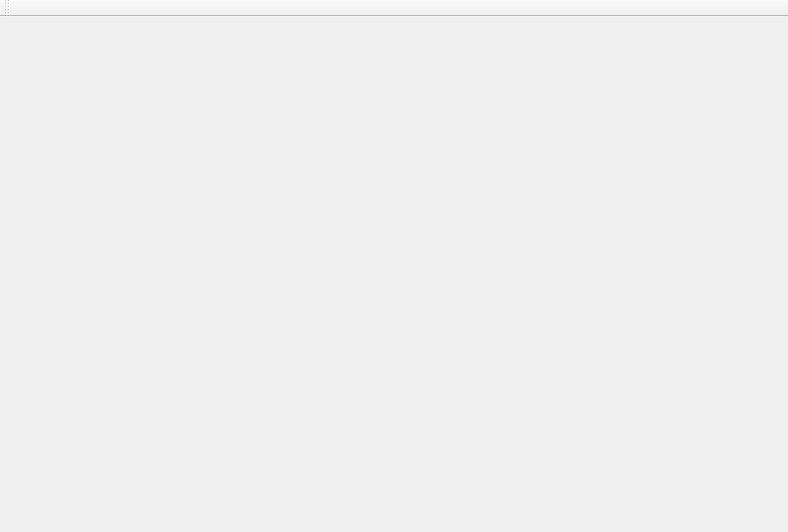
<?xml version="1.0" encoding="UTF-8"?>
<ui version="4.0">
 <class>PreviewWindow</class>
 <widget class="QMainWindow" name="PreviewWindow">
  <property name="geometry">
   <rect>
    <x>0</x>
    <y>0</y>
    <width>788</width>
    <height>532</height>
   </rect>
  </property>
  <property name="windowTitle">
   <string>MainWindow</string>
  </property>
  <widget class="QWidget" name="centralwidget">
   <layout class="QGridLayout" name="gridLayout">
    <property name="leftMargin">
     <number>0</number>
    </property>
    <property name="topMargin">
     <number>0</number>
    </property>
    <property name="rightMargin">
     <number>0</number>
    </property>
    <property name="bottomMargin">
     <number>0</number>
    </property>
    <item row="0" column="0">
     <widget class="QLabel" name="previewLabel">
      <property name="text">
       <string/>
      </property>
      <property name="alignment">
       <set>Qt::AlignCenter</set>
      </property>
     </widget>
    </item>
   </layout>
  </widget>
  <widget class="QToolBar" name="toolBar">
   <property name="windowTitle">
    <string>toolBar</string>
   </property>
   <attribute name="toolBarArea">
    <enum>TopToolBarArea</enum>
   </attribute>
   <attribute name="toolBarBreak">
    <bool>false</bool>
   </attribute>
  </widget>
 </widget>
 <resources/>
 <connections/>
</ui>
